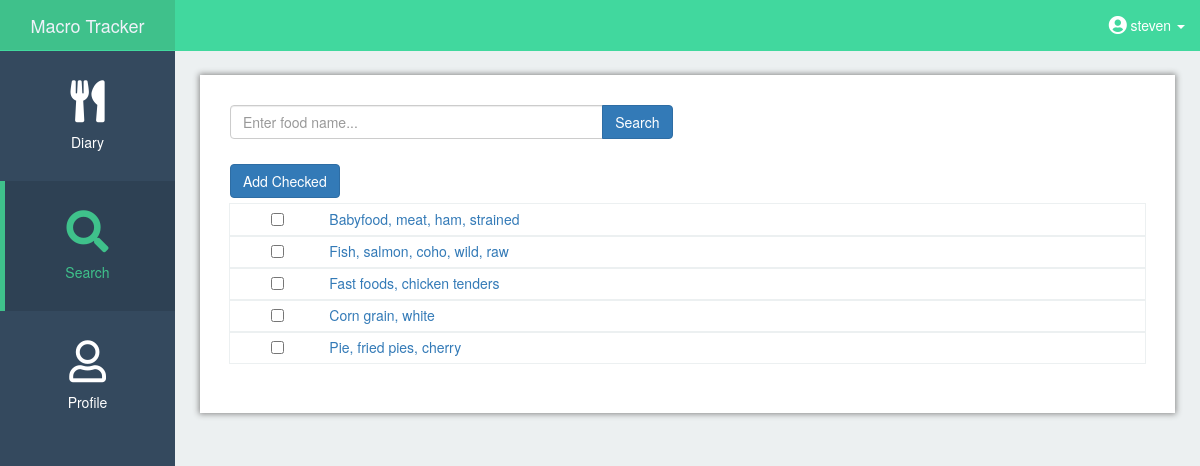
The app's page /search/July 17, 2018/Breakfast (signed in) with its own data.
### app/models.py (models this page shows, shortened)
class User(UserMixin, db.Model):
    id = db.Column(db.Integer, primary_key=True)
    username = db.Column(db.String(64), index=True, unique=True)
    email = db.Column(db.String(120), index=True, unique=True)
    password_hash = db.Column(db.String(128))
    calories_goal = db.Column(db.Integer(), default=2000)
    carb_goal = db.Column(db.Numeric(), default=.55)
    fat_goal = db.Column(db.Numeric(), default=.25)
    protein_goal = db.Column(db.Numeric(), default=.2)
    carbs_grams = db.Column(db.Integer(), default=275)
    fat_grams = db.Column(db.Integer(), default=55)
    protein_grams = db.Column(db.Integer(), default=100)
    food = db.relationship('Food', backref='user', lazy='dynamic')

class Food(db.Model):
    id = db.Column(db.Integer, primary_key=True)
    food_name = db.Column(db.String(140))
    kcal = db.Column(db.Numeric(10, 0))
    protein = db.Column(db.Numeric(10, 0))
    fat = db.Column(db.Numeric(10, 0))
    carbs = db.Column(db.Numeric(10, 0))
    meal = db.Column(db.String(64))
    ndbno = db.Column(db.String(64))
    unit = db.Column(db.String(64))
    count = db.Column(db.Numeric(10, 2))
    date = db.Column(db.String(64), index=True,
                     default=datetime.utcnow().strftime('%B %d, %Y'))
    user_id = db.Column(db.Integer, db.ForeignKey('user.id'))

### app/routes.py (the view, shortened to what this page needs)
@app.route('/search', methods=['GET', 'POST'])
@app.route('/search/<string:date>/<string:meal>', methods=['GET', 'POST'])
@login_required
def search(date=None, meal=None):
    form = SearchForm()
    if request.method == 'GET':
        food_list_clean = []
        recent_list = True
        recent_foods = Food.query.filter_by(user_id=current_user.get_id()).order_by(
            desc(Food.id)).group_by(Food.food_name)
        for food in recent_foods:
            food_list_clean.append((food.food_name, food.ndbno, food.id))
        return render_template('search.html', form=form, food_list_clean=food_list_clean,
                               recent_list=recent_list, date=date, meal=meal)

### app/forms.py
class SearchForm(FlaskForm):
    search = StringField('Search', validators=[DataRequired()])

### app/models.py (called while the page is built)
@login.user_loader
def load_user(id):
    return User.query.get(int(id))

### app/templates/search.html (shortened to what this page needs)
{% extends 'base.html' %} {% block app_content %}{% block styles %} {{super()}}
<link rel="stylesheet" href="{{url_for('.static', filename='search.css')}}">{% endblock %}
<div id="page-wrapper">
	<div class="container-fluid main-content-fluid">
		<div class="row">
			<form method='post'>
				<div class="col-sm-6 col-xs-12">
					<div class="input-group">
						{{ form.search(class="form-control", placeholder="Enter food name...") }}
						<span class="input-group-btn">
							<button type="submit" class="btn btn-primary mb-2" name="action" value="search">Search</button>
						</span>
					</div>
				</div>
			</form>
		</div>
		<form action="" method=POST>
			<table class="table table-condensed table-custom">
				{% if recent_list == True %}
				<tr>
					<th colspan="2">
						<div class="form-inline">
							<button type="submit" class="btn btn-primary" name="action" value="multiadd">Add Checked</button>
						</div>
					</th>
				</tr>
				{% endif %} {% for food_name in food_list_clean %}
				{% if food_name[0] != 'Quick Add' %}
				<tr class="content-rows">
					{% if recent_list == True %}
					<td class="text-center">
						<input type="checkbox" name="selected" value="{{ food_name[2] }}">
					</td>
					{% endif %}
					<td>
						<a href="{{ url_for('get_nutrition', ndbno = food_name[1], meal=meal, date=date) }}">{{ food_name[0] }}</a>
					</td>
				</tr>
				{% endif %}
				{% endfor %}
			</table>
		</form>
	</div>
</div>
</div>
{% endblock %}

### app/templates/base.html (shortened to what this page needs)
{% extends 'bootstrap/base.html' %} {% block title %} Steven's Macro Counter App {% endblock %} {% block navbar %} {% block
styles %} {{super()}}
<link rel="stylesheet" href="{{url_for('.static', filename='navbar_style_custom.css')}}">
<link rel="stylesheet" href="{{url_for('.static', filename='global.css')}}">
<link href="https://use.fontawesome.com/releases/v5.0.11/css/all.css" rel="stylesheet"> {% endblock %}
<div id="wrapper">
	<nav class="navbar navbar-default navbar-fixed-top">
		<div class="navbar-header">
			<a class="navbar-brand text-center" href="{{ url_for('home') }}">Macro Tracker</a>
		</div>
		<ul class="nav navbar-right top-nav">
			{% if current_user.is_anonymous %}
			<li>
				<a href="{{ url_for('login') }}">Login</a>
			</li>
			{% else %}
			<li class="dropdown">
				<a href="#" class="dropdown-toggle" data-toggle="dropdown">
					<span>
						<i class="fas fa-user-circle fa-lg"></i>
					</span>
					<span> {{ current_user.username }}</span>
					<b class="caret"></b>
				</a>
			</li>
			{% endif %}
		</ul>
		<div class="collapse navbar-collapse navbar-ex1-collapse">
			<ul class="nav navbar-nav side-nav">
				{% if current_user.is_anonymous %} {% else %}
				<li {% if 'diary' in request.path %}class="active" {% endif %}>
					<a href="{{ url_for('diary')}}">
						<div class="outer">
							<div class="middle">
								<div class="inner">
									<i class="navbar-icons fas fa-utensils fa-3x"></i>
									<br/>Diary
								</div>
							</div>
						</div>
					</a>
				</li>
				<li {% if 'search' in request.path %}class="active" {% endif %}>
					<a href="{{ url_for('search') }}">
						<div class="outer">
							<div class="middle">
								<div class="inner">
									<i class="navbar-icons fas fa-search fa-3x"></i>
									<br/>Search
								</div>
							</div>
						</div>
					</a>
				</li>
				<li {% if 'profile' in request.path %}class="active" {% endif %}>
					<a href="{{ url_for('profile') }}">
						<div class="outer">
							<div class="middle">
								<div class="inner">
									<i class="navbar-icons far fa-user fa-3x"></i>
									<br />Profile
								</div>
							</div>
						</div>
					</a>
				</li>
				{% endif %}
			</ul>
		</div>
	</nav>
	{% endblock %} {% block content %}   {% block app_content
	%}{% endblock %} {% endblock %}

### app/static/navbar_style_custom.css (style rules this page uses)
body { margin-top: 100px; background-color: #ECF0F1; }
@media (min-width:767px) { body { margin-top: 50px; } }
@media (min-width:767px) { .navbar-default .navbar-brand { width: 175px; background-color: #3FC18B; color: white; } }
.navbar-icons { margin-bottom: 10px; }
.navbar-default { background-color: #41D89E; border-color: #41D89E; }
.navbar-default .navbar-nav > li > a { color: white; }
.navbar-default .navbar-nav > .active > a, .navbar-default .navbar-nav > .active > a:hover, .navbar-default .navbar-nav > .active > a:focus { color: #3FC18B; background-color: #2E4154; -webkit-box-shadow: inset 5px 0px 0px 0px #3FC18B; box-shadow: inset 5px 0px 0px 0px #3FC18B; }
#wrapper { padding-left: 0; }
#page-wrapper { width: 100%; padding: 0; background-color: #ECF0F1; }
@media (min-width:767px) { #wrapper { padding-left: 175px; } }
@media (min-width:767px) { #page-wrapper { padding: 10px; } }
.top-nav { padding: 0 15px; }
.top-nav>li { display: inline-block; float: left; }
.top-nav>li>a { padding-top: 15px; padding-bottom: 15px; line-height: 20px; color: white; }
@media (min-width:767px) { .side-nav { position: fixed; top: 51px; left: 175px; width: 175px; margin-left: -175px; border: none; border-radius: 0; overflow-y: auto; background-color: #34495E; height: 100%; } }
@media (min-width:767px) { .side-nav>li>a { width: 175px; height: 130px; margin: 0px; padding: 0px; text-align: center; vertical-align: middle; } }
@media (min-width:767px) { .outer { display: table; position: absolute; height: 100%; width: 100%; } }
@media (min-width:767px) { .middle { display: table-cell; vertical-align: middle; } }
@media (min-width:767px) { .inner { margin-left: auto; margin-right: auto; width: 100%; } }

### app/static/global.css (style rules this page uses)
.main-content-fluid { background-color: white; box-shadow: 0px 0px 6px 1px #888888; }
@media (min-width:767px) { .main-content-fluid { padding: 30px; } }
@media (min-width: 767px) { #page-wrapper { padding: 25px; } }
.main-content-fluid { max-width: 1400px; }

### app/static/search.css (style rules this page uses)
.table-custom tr th { border: none !important; padding-left: 0px !important; }
.table-custom .content-rows { outline: thin solid; outline-color: #ECF0F1; }

### records on screen
User: username "steven"
Food: food_name "Babyfood, meat, ham, strained"
Food: food_name "Fish, salmon, coho, wild, raw"
Food: food_name "Fast foods, chicken tenders"
Food: food_name "Corn grain, white"
Food: food_name "Pie, fried pies, cherry"
